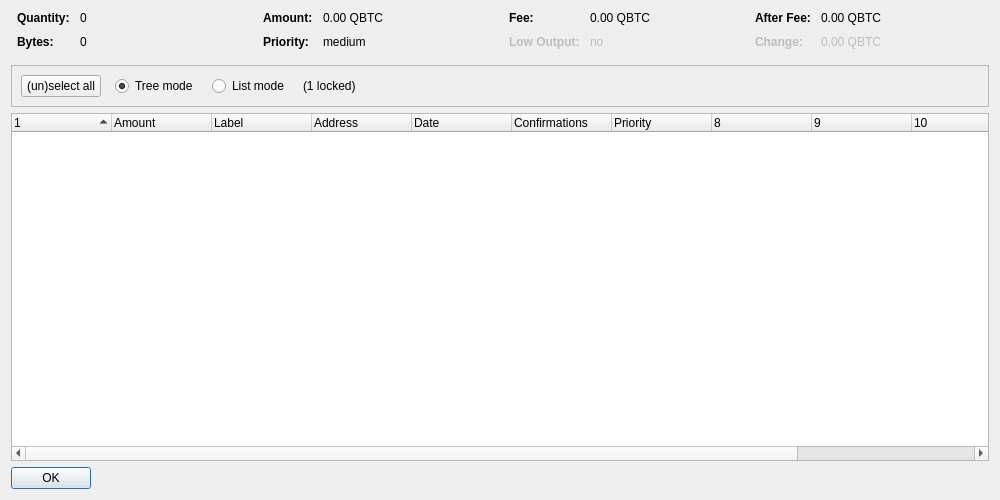
<?xml version="1.0" encoding="UTF-8"?>
<ui version="4.0">
 <class>CoinControlDialog</class>
 <widget class="QDialog" name="CoinControlDialog">
  <property name="geometry">
   <rect>
    <x>0</x>
    <y>0</y>
    <width>1000</width>
    <height>500</height>
   </rect>
  </property>
  <property name="windowTitle">
   <string>Coin Control Address Selection</string>
  </property>
  <layout class="QVBoxLayout" name="verticalLayout">
   <item>
    <layout class="QHBoxLayout" name="horizontalLayoutTop" stretch="0,0,0,0">
     <property name="topMargin">
      <number>0</number>
     </property>
     <property name="bottomMargin">
      <number>10</number>
     </property>
     <item>
      <layout class="QFormLayout" name="formLayoutCoinControl1">
       <property name="horizontalSpacing">
        <number>10</number>
       </property>
       <property name="verticalSpacing">
        <number>10</number>
       </property>
       <property name="leftMargin">
        <number>6</number>
       </property>
       <property name="rightMargin">
        <number>6</number>
       </property>
       <item row="0" column="0">
        <widget class="QLabel" name="labelCoinControlQuantityText">
         <property name="font">
          <font>
           <weight>75</weight>
           <bold>true</bold>
          </font>
         </property>
         <property name="text">
          <string>Quantity:</string>
         </property>
        </widget>
       </item>
       <item row="0" column="1">
        <widget class="QLabel" name="labelCoinControlQuantity">
         <property name="cursor">
          <cursorShape>IBeamCursor</cursorShape>
         </property>
         <property name="contextMenuPolicy">
          <enum>Qt::ActionsContextMenu</enum>
         </property>
         <property name="text">
          <string notr="true">0</string>
         </property>
         <property name="textInteractionFlags">
          <set>Qt::LinksAccessibleByMouse|Qt::TextSelectableByKeyboard|Qt::TextSelectableByMouse</set>
         </property>
        </widget>
       </item>
       <item row="1" column="0">
        <widget class="QLabel" name="labelCoinControlBytesText">
         <property name="font">
          <font>
           <weight>75</weight>
           <bold>true</bold>
          </font>
         </property>
         <property name="text">
          <string>Bytes:</string>
         </property>
        </widget>
       </item>
       <item row="1" column="1">
        <widget class="QLabel" name="labelCoinControlBytes">
         <property name="cursor">
          <cursorShape>IBeamCursor</cursorShape>
         </property>
         <property name="contextMenuPolicy">
          <enum>Qt::ActionsContextMenu</enum>
         </property>
         <property name="text">
          <string notr="true">0</string>
         </property>
         <property name="textInteractionFlags">
          <set>Qt::LinksAccessibleByMouse|Qt::TextSelectableByKeyboard|Qt::TextSelectableByMouse</set>
         </property>
        </widget>
       </item>
      </layout>
     </item>
     <item>
      <layout class="QFormLayout" name="formLayoutCoinControl2">
       <property name="horizontalSpacing">
        <number>10</number>
       </property>
       <property name="verticalSpacing">
        <number>10</number>
       </property>
       <property name="leftMargin">
        <number>6</number>
       </property>
       <property name="rightMargin">
        <number>6</number>
       </property>
       <item row="0" column="0">
        <widget class="QLabel" name="labelCoinControlAmountText">
         <property name="font">
          <font>
           <weight>75</weight>
           <bold>true</bold>
          </font>
         </property>
         <property name="text">
          <string>Amount:</string>
         </property>
        </widget>
       </item>
       <item row="0" column="1">
        <widget class="QLabel" name="labelCoinControlAmount">
         <property name="cursor">
          <cursorShape>IBeamCursor</cursorShape>
         </property>
         <property name="contextMenuPolicy">
          <enum>Qt::ActionsContextMenu</enum>
         </property>
         <property name="text">
          <string notr="true">0.00 QBTC</string>
         </property>
         <property name="textInteractionFlags">
          <set>Qt::LinksAccessibleByMouse|Qt::TextSelectableByKeyboard|Qt::TextSelectableByMouse</set>
         </property>
        </widget>
       </item>
       <item row="1" column="0">
        <widget class="QLabel" name="labelCoinControlPriorityText">
         <property name="font">
          <font>
           <weight>75</weight>
           <bold>true</bold>
          </font>
         </property>
         <property name="text">
          <string>Priority:</string>
         </property>
        </widget>
       </item>
       <item row="1" column="1">
        <widget class="QLabel" name="labelCoinControlPriority">
         <property name="cursor">
          <cursorShape>IBeamCursor</cursorShape>
         </property>
         <property name="contextMenuPolicy">
          <enum>Qt::ActionsContextMenu</enum>
         </property>
         <property name="text">
          <string notr="true">medium</string>
         </property>
         <property name="textInteractionFlags">
          <set>Qt::LinksAccessibleByMouse|Qt::TextSelectableByKeyboard|Qt::TextSelectableByMouse</set>
         </property>
        </widget>
       </item>
      </layout>
     </item>
     <item>
      <layout class="QFormLayout" name="formLayoutCoinControl3">
       <property name="horizontalSpacing">
        <number>10</number>
       </property>
       <property name="verticalSpacing">
        <number>10</number>
       </property>
       <property name="leftMargin">
        <number>6</number>
       </property>
       <property name="rightMargin">
        <number>6</number>
       </property>
       <item row="0" column="0">
        <widget class="QLabel" name="labelCoinControlFeeText">
         <property name="font">
          <font>
           <weight>75</weight>
           <bold>true</bold>
          </font>
         </property>
         <property name="text">
          <string>Fee:</string>
         </property>
        </widget>
       </item>
       <item row="0" column="1">
        <widget class="QLabel" name="labelCoinControlFee">
         <property name="cursor">
          <cursorShape>IBeamCursor</cursorShape>
         </property>
         <property name="contextMenuPolicy">
          <enum>Qt::ActionsContextMenu</enum>
         </property>
         <property name="text">
          <string notr="true">0.00 QBTC</string>
         </property>
         <property name="textInteractionFlags">
          <set>Qt::LinksAccessibleByMouse|Qt::TextSelectableByKeyboard|Qt::TextSelectableByMouse</set>
         </property>
        </widget>
       </item>
       <item row="1" column="0">
        <widget class="QLabel" name="labelCoinControlLowOutputText">
         <property name="enabled">
          <bool>false</bool>
         </property>
         <property name="font">
          <font>
           <weight>75</weight>
           <bold>true</bold>
          </font>
         </property>
         <property name="text">
          <string>Low Output:</string>
         </property>
        </widget>
       </item>
       <item row="1" column="1">
        <widget class="QLabel" name="labelCoinControlLowOutput">
         <property name="enabled">
          <bool>false</bool>
         </property>
         <property name="cursor">
          <cursorShape>IBeamCursor</cursorShape>
         </property>
         <property name="contextMenuPolicy">
          <enum>Qt::ActionsContextMenu</enum>
         </property>
         <property name="text">
          <string notr="true">no</string>
         </property>
         <property name="textInteractionFlags">
          <set>Qt::LinksAccessibleByMouse|Qt::TextSelectableByKeyboard|Qt::TextSelectableByMouse</set>
         </property>
        </widget>
       </item>
      </layout>
     </item>
     <item>
      <layout class="QFormLayout" name="formLayoutCoinControl4">
       <property name="horizontalSpacing">
        <number>10</number>
       </property>
       <property name="verticalSpacing">
        <number>10</number>
       </property>
       <property name="leftMargin">
        <number>6</number>
       </property>
       <property name="rightMargin">
        <number>6</number>
       </property>
       <item row="0" column="0">
        <widget class="QLabel" name="labelCoinControlAfterFeeText">
         <property name="font">
          <font>
           <weight>75</weight>
           <bold>true</bold>
          </font>
         </property>
         <property name="text">
          <string>After Fee:</string>
         </property>
        </widget>
       </item>
       <item row="0" column="1">
        <widget class="QLabel" name="labelCoinControlAfterFee">
         <property name="cursor">
          <cursorShape>IBeamCursor</cursorShape>
         </property>
         <property name="contextMenuPolicy">
          <enum>Qt::ActionsContextMenu</enum>
         </property>
         <property name="text">
          <string notr="true">0.00 QBTC</string>
         </property>
         <property name="textInteractionFlags">
          <set>Qt::LinksAccessibleByMouse|Qt::TextSelectableByKeyboard|Qt::TextSelectableByMouse</set>
         </property>
        </widget>
       </item>
       <item row="1" column="0">
        <widget class="QLabel" name="labelCoinControlChangeText">
         <property name="enabled">
          <bool>false</bool>
         </property>
         <property name="font">
          <font>
           <weight>75</weight>
           <bold>true</bold>
          </font>
         </property>
         <property name="text">
          <string>Change:</string>
         </property>
        </widget>
       </item>
       <item row="1" column="1">
        <widget class="QLabel" name="labelCoinControlChange">
         <property name="enabled">
          <bool>false</bool>
         </property>
         <property name="cursor">
          <cursorShape>IBeamCursor</cursorShape>
         </property>
         <property name="contextMenuPolicy">
          <enum>Qt::ActionsContextMenu</enum>
         </property>
         <property name="text">
          <string notr="true">0.00 QBTC</string>
         </property>
         <property name="textInteractionFlags">
          <set>Qt::LinksAccessibleByMouse|Qt::TextSelectableByKeyboard|Qt::TextSelectableByMouse</set>
         </property>
        </widget>
       </item>
      </layout>
     </item>
    </layout>
   </item>
   <item>
    <widget class="QFrame" name="frame">
     <property name="minimumSize">
      <size>
       <width>0</width>
       <height>40</height>
      </size>
     </property>
     <property name="frameShape">
      <enum>QFrame::StyledPanel</enum>
     </property>
     <property name="frameShadow">
      <enum>QFrame::Sunken</enum>
     </property>
     <layout class="QHBoxLayout" name="horizontalLayout">
      <item>
       <layout class="QHBoxLayout" name="horizontalLayoutPanel" stretch="0,0,0,0,0">
        <property name="spacing">
         <number>14</number>
        </property>
        <item>
         <widget class="QPushButton" name="pushButtonSelectAll">
          <property name="sizePolicy">
           <sizepolicy hsizetype="Maximum" vsizetype="Fixed">
            <horstretch>0</horstretch>
            <verstretch>0</verstretch>
           </sizepolicy>
          </property>
          <property name="text">
           <string>(un)select all</string>
          </property>
         </widget>
        </item>
        <item>
         <widget class="QRadioButton" name="radioTreeMode">
          <property name="sizePolicy">
           <sizepolicy hsizetype="Maximum" vsizetype="Fixed">
            <horstretch>0</horstretch>
            <verstretch>0</verstretch>
           </sizepolicy>
          </property>
          <property name="text">
           <string>Tree mode</string>
          </property>
          <property name="checked">
           <bool>true</bool>
          </property>
         </widget>
        </item>
        <item>
         <widget class="QRadioButton" name="radioListMode">
          <property name="sizePolicy">
           <sizepolicy hsizetype="Maximum" vsizetype="Fixed">
            <horstretch>0</horstretch>
            <verstretch>0</verstretch>
           </sizepolicy>
          </property>
          <property name="text">
           <string>List mode</string>
          </property>
         </widget>
        </item>
        <item>
         <widget class="QLabel" name="labelLocked">
          <property name="text">
           <string notr="true">(1 locked)</string>
          </property>
         </widget>
        </item>
        <item>
         <spacer name="horizontalSpacer">
          <property name="orientation">
           <enum>Qt::Horizontal</enum>
          </property>
          <property name="sizeHint" stdset="0">
           <size>
            <width>40</width>
            <height>20</height>
           </size>
          </property>
         </spacer>
        </item>
       </layout>
      </item>
     </layout>
    </widget>
   </item>
   <item>
    <widget class="CoinControlTreeWidget" name="treeWidget">
     <property name="contextMenuPolicy">
      <enum>Qt::CustomContextMenu</enum>
     </property>
     <property name="sortingEnabled">
      <bool>false</bool>
     </property>
     <property name="columnCount">
      <number>12</number>
     </property>
     <attribute name="headerShowSortIndicator" stdset="0">
      <bool>true</bool>
     </attribute>
     <attribute name="headerStretchLastSection">
      <bool>false</bool>
     </attribute>
     <column>
      <property name="text">
       <string/>
      </property>
     </column>
     <column>
      <property name="text">
       <string>Amount</string>
      </property>
     </column>
     <column>
      <property name="text">
       <string notr="true">Label</string>
      </property>
     </column>
     <column>
      <property name="text">
       <string>Address</string>
      </property>
     </column>
     <column>
      <property name="text">
       <string>Date</string>
      </property>
     </column>
     <column>
      <property name="text">
       <string>Confirmations</string>
      </property>
      <property name="toolTip">
       <string>Confirmed</string>
      </property>
     </column>
     <column>
      <property name="text">
       <string>Priority</string>
      </property>
     </column>
     <column>
      <property name="text">
       <string/>
      </property>
     </column>
     <column>
      <property name="text">
       <string/>
      </property>
     </column>
     <column>
      <property name="text">
       <string/>
      </property>
     </column>
     <column>
      <property name="text">
       <string/>
      </property>
     </column>
     <column>
      <property name="text">
       <string/>
      </property>
     </column>
    </widget>
   </item>
   <item>
    <widget class="QDialogButtonBox" name="buttonBox">
     <property name="sizePolicy">
      <sizepolicy hsizetype="Maximum" vsizetype="Fixed">
       <horstretch>0</horstretch>
       <verstretch>0</verstretch>
      </sizepolicy>
     </property>
     <property name="orientation">
      <enum>Qt::Horizontal</enum>
     </property>
     <property name="standardButtons">
      <set>QDialogButtonBox::Ok</set>
     </property>
    </widget>
   </item>
  </layout>
 </widget>
 <customwidgets>
  <customwidget>
   <class>CoinControlTreeWidget</class>
   <extends>QTreeWidget</extends>
   <header>coincontroltreewidget.h</header>
  </customwidget>
 </customwidgets>
 <resources/>
 <connections/>
</ui>
